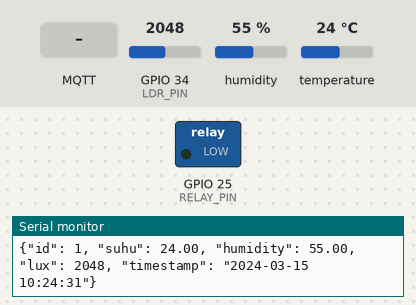
Bench run of a sketch on a simulated ESP32. Shown: switched loads named in the sketch (green lamp = pin HIGH), the last lines printed to the serial monitor. The inputs (shaded band) are chosen by the test bench; at power-on: GPIO 34 (LDR_PIN) = 2048, humidity 55 %, temperature 24 °C. WiFi joins after 1.5 s; servers stay silent unless stated; the local clock reads 2024-03-15 10:24:30 at power-on unless the sketch sets it; random numbers use the default seed unless the sketch sets one; no MQTT or app messages arrive unless stated.

Above: at 2.7 s.
2.8 s: MQTT message "ON" arrives on the first subscribed topic
At 7.6 s:
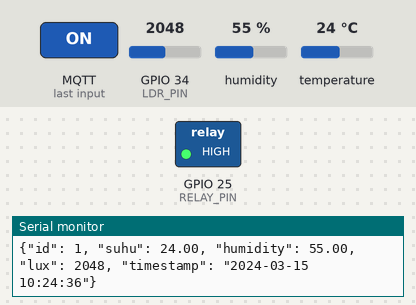
8.0 s: MQTT message "OFF" arrives on the first subscribed topic
At 13.0 s:
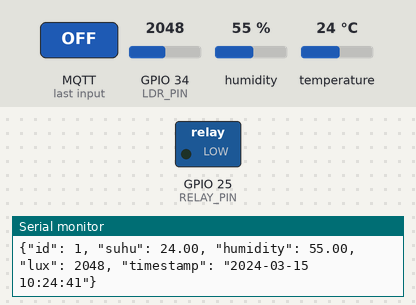
Timing chart, 0 to 14.5 s (numbered marks = the images above; inputs shaded):
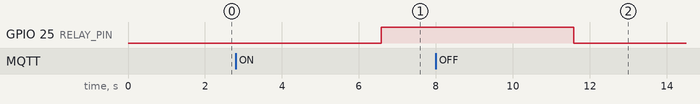

Measured:
- after the input at 2.8 s, GPIO 25 (RELAY_PIN): LOW → HIGH after 3.8 s
- after the input at 8.0 s, GPIO 25 (RELAY_PIN): HIGH → LOW after 3.6 s

The sketch:

esp32_mqtt.ino
```cpp
#include <WiFi.h>
#include <PubSubClient.h>
#include "DHT.h"
#include <Wire.h>
#include "RTClib.h"

// --- Konfigurasi WiFi ---
const char* ssid = "Wokwi-GUEST";
const char* password = "";

// --- Konfigurasi MQTT ---
const char* mqtt_server = "broker.hivemq.com";
const int mqtt_port = 1883;
const char* topic_publish = "iot/bimo/sensor";
const char* topic_subscribe = "iot/bimo/relay";

WiFiClient espClient;
PubSubClient client(espClient);

// --- Sensor DHT ---
#define DHTPIN 3
#define DHTTYPE DHT22
DHT dht(DHTPIN, DHTTYPE);

// --- Sensor Cahaya (LDR Module) ---
#define LDR_PIN 34

// --- Relay ---
#define RELAY_PIN 25   // pin kontrol relay ke GPIO25

// --- RTC DS1307 ---
RTC_DS1307 rtc;

// --- Fungsi koneksi WiFi ---
void setup_wifi() {
  delay(10);
  Serial.println("Menghubungkan ke WiFi...");
  WiFi.begin(ssid, password);
  while (WiFi.status() != WL_CONNECTED) {
    delay(500);
    Serial.print(".");
  }
  Serial.println("\nWiFi Terhubung!");
  Serial.print("IP Address: ");
  Serial.println(WiFi.localIP());
}

// --- Callback pesan dari MQTT ---
void callback(char* topic, byte* message, unsigned int length) {
  Serial.print("Pesan diterima dari topic: ");
  Serial.println(topic);

  String pesan = "";
  for (int i = 0; i < length; i++) {
    pesan += (char)message[i];
  }
  Serial.print("Isi pesan: ");
  Serial.println(pesan);

  // --- Kontrol Relay ---
  if (pesan == "ON") {
    digitalWrite(RELAY_PIN, HIGH);  // aktifkan relay
    Serial.println("Relay AKTIF");
  } else if (pesan == "OFF") {
    digitalWrite(RELAY_PIN, LOW);   // matikan relay
    Serial.println("Relay NONAKTIF");
  }
}

// --- Reconnect ke MQTT broker ---
void reconnect() {
  while (!client.connected()) {
    Serial.print("Menghubungkan ke MQTT...");
    String clientId = "ESP32Client-" + String(random(0xffff), HEX);
    if (client.connect(clientId.c_str())) {
      Serial.println("Terhubung!");
      client.subscribe(topic_subscribe);
    } else {
      Serial.print("Gagal, rc=");
      Serial.print(client.state());
      delay(2000);
    }
  }
}

void setup() {
  Serial.begin(115200);
  pinMode(RELAY_PIN, OUTPUT);
  digitalWrite(RELAY_PIN, LOW);

  setup_wifi();
  client.setServer(mqtt_server, mqtt_port);
  client.setCallback(callback);
  dht.begin();

  // NTP untuk waktu real
  configTime(7 * 3600, 0, "pool.ntp.org"); // UTC+7 Indonesia
}

void loop() {
  if (!client.connected()) {
    reconnect();
  }
  client.loop();

  float suhu = dht.readTemperature();
  float lembap = dht.readHumidity();
  int lux = analogRead(LDR_PIN);

  if (isnan(suhu) || isnan(lembap)) {
    Serial.println("Gagal membaca data DHT22!");
    return;
  }

  // Ambil waktu NTP
  struct tm timeinfo;
  if (!getLocalTime(&timeinfo)) {
    Serial.println("Gagal mendapatkan waktu NTP");
    return;
  }

  char waktu[30];
  strftime(waktu, sizeof(waktu), "%Y-%m-%d %H:%M:%S", &timeinfo);

  String jsonData = "{";
  jsonData += "\"id\": 1, ";
  jsonData += "\"suhu\": " + String(suhu, 2) + ", ";
  jsonData += "\"humidity\": " + String(lembap, 2) + ", ";
  jsonData += "\"lux\": " + String(lux) + ", ";
  jsonData += "\"timestamp\": \"" + String(waktu) + "\"";
  jsonData += "}";

  boolean status = client.publish(topic_publish, jsonData.c_str());
  if (status)
    Serial.println("Publish berhasil!");
  else
    Serial.println("Publish gagal!");

  Serial.println(jsonData);
  delay(5000);
}
```
